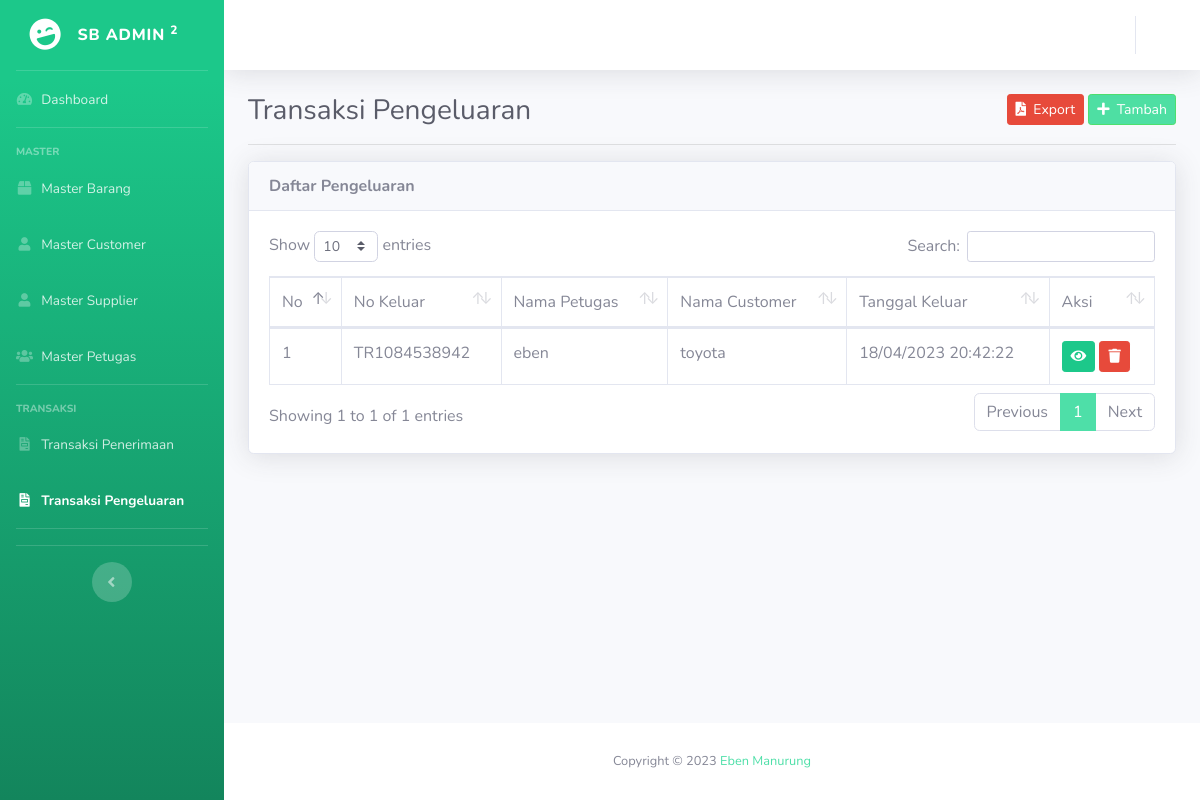
The page /index.php/pengeluaran on the database its author committed.
### tables this page shows
CREATE TABLE `pengeluaran` (
  `id` int(11) NOT NULL,
  `no_keluar` varchar(25) DEFAULT NULL,
  `tgl_keluar` varchar(25) DEFAULT NULL,
  `jam_keluar` varchar(10) DEFAULT NULL,
  `nama_customer` varchar(80) DEFAULT NULL,
  `nama_petugas` varchar(80) DEFAULT NULL
);

### application/controllers/Pengeluaran.php (called while the page is built, shortened)
<?php
class Pengeluaran extends CI_Controller{
	public function __construct(){
		$this->data['aktif'] = 'pengeluaran';
		$this->load->model('M_barang', 'm_barang');
		$this->load->model('M_customer', 'm_customer');
		$this->load->model('M_pengeluaran', 'm_pengeluaran');
		$this->load->model('M_detail_keluar', 'm_detail_keluar');
	}
	public function index(){
		$this->data['title'] = 'Transaksi Pengeluaran';
		$this->data['all_pengeluaran'] = $this->m_pengeluaran->lihat();
		$this->data['no'] = 1;
		$this->load->view('pengeluaran/lihat', $this->data);
	}
}

### index.php (called while the page is built, shortened)
<?php
require_once BASEPATH.'core/CodeIgniter.php';

### application/models/M_pengeluaran.php (called while the page is built, shortened)
<?php
class M_pengeluaran extends CI_Model {
	protected $_table = 'pengeluaran';
	public function lihat(){
		return $this->db->get($this->_table)->result();
	}
}

### application/views/pengeluaran/lihat.php (the view, shortened to what this page needs)
<!DOCTYPE html>
<html lang="en">
<head>
</head>
<body id="page-top">
	<div id="wrapper">
		<div id="content-wrapper" class="d-flex flex-column">
			<div id="content" data-url="<?= base_url('pengeluaran') ?>">
				<div class="container-fluid">
				<div class="clearfix">
					<div class="float-left">
						<h1 class="h3 m-0 text-gray-800"><?= $title ?></h1>
					</div>
					<div class="float-right">
						<a href="<?= base_url('pengeluaran/export') ?>" class="btn btn-danger btn-sm"><i class="fa fa-file-pdf"></i>&nbsp;&nbsp;Export</a>
						<a href="<?= base_url('pengeluaran/tambah') ?>" class="btn btn-primary btn-sm"><i class="fa fa-plus"></i>&nbsp;&nbsp;Tambah</a>
					</div>
				</div>
				<hr>
				<div class="card shadow">
					<div class="card-header"><strong>Daftar Pengeluaran</strong></div>
					<div class="card-body">
						<div class="table-responsive">
							<table class="table table-bordered" id="dataTable" width="100%" cellspacing="0">
								<thead>
									<tr>
										<td>No</td>
										<td>No Keluar</td>
										<td>Nama Petugas</td>
										<td>Nama Customer</td>
										<td>Tanggal Keluar</td>
										<td>Aksi</td>
									</tr>
								</thead>
								<tbody>
									<?php foreach ($all_pengeluaran as $pengeluaran): ?>
										<tr>
											<td><?= $no++ ?></td>
											<td><?= $pengeluaran->no_keluar ?></td>
											<td><?= $pengeluaran->nama_petugas ?></td>
											<td><?= $pengeluaran->nama_customer ?></td>
											<td><?= $pengeluaran->tgl_keluar ?> <?= $pengeluaran->jam_keluar ?></td>
											<td>
												<a href="<?= base_url('pengeluaran/detail/' . $pengeluaran->no_keluar) ?>" class="btn btn-success btn-sm"><i class="fa fa-eye"></i></a>
												<a onclick="return confirm('apakah anda yakin?')" href="<?= base_url('pengeluaran/hapus/' . $pengeluaran->no_keluar) ?>" class="btn btn-danger btn-sm"><i class="fa fa-trash"></i></a>
											</td>
										</tr>
									<?php endforeach ?>
								</tbody>
							</table>
						</div>
					</div>
				</div>
				</div>
			</div>
		</div>
	</div>
</body>
</html>

### rows shown on the page
pengeluaran: no_keluar "TR1084538942", nama_petugas "eben", nama_customer "toyota", tgl_keluar "18/04/2023", jam_keluar "20:42:22"

### other values the page prints
$title "Transaksi Pengeluaran"
